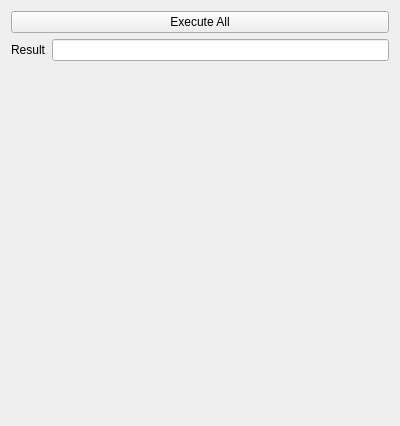
<?xml version="1.0" encoding="UTF-8"?>
<ui version="4.0">
 <class>Classify</class>
 <widget class="QWidget" name="Classify">
  <property name="geometry">
   <rect>
    <x>0</x>
    <y>0</y>
    <width>400</width>
    <height>426</height>
   </rect>
  </property>
  <property name="sizePolicy">
   <sizepolicy hsizetype="Minimum" vsizetype="Minimum">
    <horstretch>0</horstretch>
    <verstretch>0</verstretch>
   </sizepolicy>
  </property>
  <property name="windowTitle">
   <string>Form</string>
  </property>
  <layout class="QVBoxLayout" name="classifyLayout">
   <item>
    <widget class="QPushButton" name="btn_executeAll">
     <property name="text">
      <string>Execute All</string>
     </property>
    </widget>
   </item>
   <item>
    <layout class="QHBoxLayout" name="horizontalLayout_2">
     <item>
      <widget class="QLabel" name="label_2">
       <property name="text">
        <string>Result</string>
       </property>
      </widget>
     </item>
     <item>
      <widget class="QLineEdit" name="classifyResult"/>
     </item>
    </layout>
   </item>
   <item>
    <widget class="QLabel" name="classifyDisplay">
     <property name="sizePolicy">
      <sizepolicy hsizetype="Preferred" vsizetype="Expanding">
       <horstretch>0</horstretch>
       <verstretch>0</verstretch>
      </sizepolicy>
     </property>
     <property name="frameShape">
      <enum>QFrame::NoFrame</enum>
     </property>
     <property name="lineWidth">
      <number>2</number>
     </property>
     <property name="text">
      <string/>
     </property>
     <property name="alignment">
      <set>Qt::AlignCenter</set>
     </property>
    </widget>
   </item>
  </layout>
 </widget>
 <resources/>
 <connections/>
</ui>
